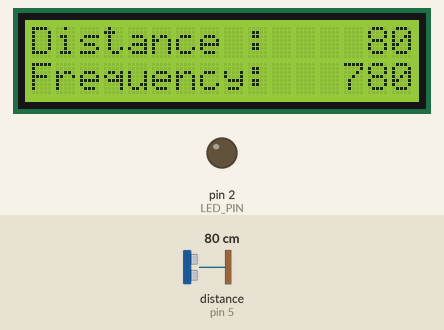
This program was run on a simulated Arduino Uno, built for the host (arithmetic inside an expression is 32-bit, double 64-bit). Parts: 16×2 character LCD, output pins drawn as LEDs (lit = HIGH). Dashed ring = blinking. The test bench sets the inputs (shaded band); at power-on: distance to the obstacle (sensor on pin 5) 80 cm. The echo pulse lasts 58.3 µs per cm.

Above: at 1.2 s.
1.3 s: distance to the obstacle (sensor on pin 5) set to 18 cm
At 1.69 s:
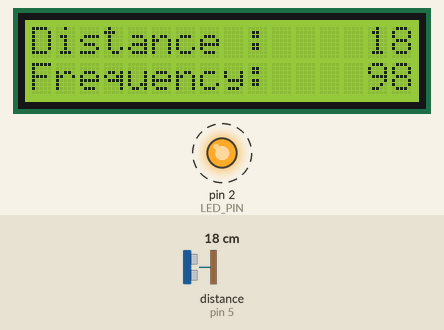
2.9 s: distance to the obstacle (sensor on pin 5) set to 2 cm
At 3.3 s:
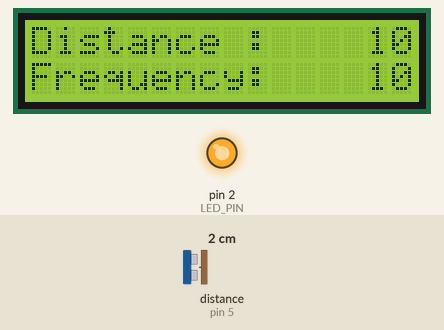
4.4 s: distance to the obstacle (sensor on pin 5) set to 35 cm
At 5.38 s:
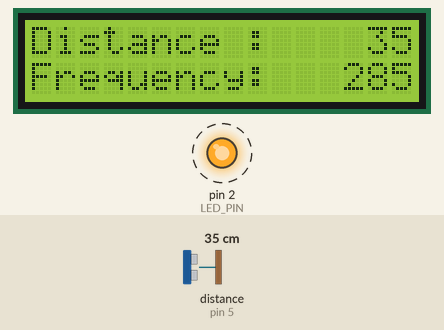
Timing chart, 0 to 11.9 s (numbered marks = the images above; inputs shaded):
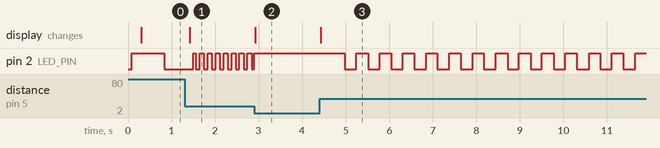

The program:

main.cpp
```cpp
#include <Arduino.h>
#include <HCSR04.h>
#include <LiquidCrystal_I2C.h>

const int LED_PIN = 2;
const int ECHO_PIN = 5;
const int TRIGGER_PIN = 6;

const int MAX_DIGITS = 6; // Max number of digits to display

LiquidCrystal_I2C lcd(0x3f, 16, 2);
UltraSonicDistanceSensor hc(TRIGGER_PIN, ECHO_PIN);

const int Buzzer_LED_Freq_Max = 1000; // ms
const int Buzzer_LED_Freq_Min = 10;   // ms
const int Update_Freq = 500;          // ms
const int Update_LCD = 200;           // ms
const int Dist_Max = 100;             // cm
const int Dist_Min = 10;              // cm
int Current_Dist = 0;                 // cm
int Current_Freq = 0;                 // ms

unsigned long Prev_Millis = 0; // ms timestamp of last loop iteration

int LCD_Timer = 0;     // time passed since last LCD update
int Freq_Timer = 0;    // time passed since last frequency update
int LED_Buz_Timer = 0; // time passed since last LED/Buzzer update

bool LED_Buz_On = false;

void setup()
{
  pinMode(LED_PIN, OUTPUT);
  digitalWrite(LED_PIN, LOW);
  Serial.begin(9600);
  lcd.begin();
  lcd.backlight();
  lcd.setCursor(0, 0);
  lcd.print("Distance :");
  lcd.setCursor(0, 1);
  lcd.print("Frequency:");
  Prev_Millis = millis();
}

float calcFreq(int cur_dist, int min_dist, int max_dist, int max_buz_freq, int min_buz_freq)
{
  return (((float)(cur_dist - min_dist) / (max_dist - min_dist)) * (max_buz_freq - min_buz_freq)) + min_buz_freq;
}

String floatToRightAlignedStr(float num)
{
  // first convert float to int
  // then convert int to string by using dtostrf
  int num_int = (int)num;
  char num_str[MAX_DIGITS];
  dtostrf(num_int, MAX_DIGITS, 0, num_str);
  return String(num_str);
}

void printLcd(float dist, float freq)
{
  lcd.setCursor(10, 0);
  lcd.print(floatToRightAlignedStr(dist));
  lcd.setCursor(10, 1);
  lcd.print(floatToRightAlignedStr(freq));
}

float decideRegulatedVal(float cur_val, float max_val, float min_val)
{
  if (cur_val > max_val)
  {
    return max_val;
  }
  else if (cur_val < min_val)
  {
    return min_val;
  }
  else
  {
    return cur_val;
  }
}

void loop()
{
  // Update current millis
  unsigned long curr_millis = millis();
  unsigned long time_passed = curr_millis - Prev_Millis;
  Prev_Millis = curr_millis;

  float raw_cur_dist = hc.measureDistanceCm();
  raw_cur_dist = raw_cur_dist < 0 ? Dist_Max : raw_cur_dist;
  float raw_cur_freq = calcFreq(raw_cur_dist, Dist_Min, Dist_Max, Buzzer_LED_Freq_Max, Buzzer_LED_Freq_Min);
  float cur_dist = decideRegulatedVal(raw_cur_dist, Dist_Max, Dist_Min);
  float cur_freq = decideRegulatedVal(raw_cur_freq, Buzzer_LED_Freq_Max, Buzzer_LED_Freq_Min);

  if (LCD_Timer >= Update_LCD) // update LCD
  {
    LCD_Timer %= Update_LCD;
    float display_dist = cur_dist;
    float display_freq = cur_freq;
    unsigned long before_lcd_print = millis();
    printLcd(display_dist, display_freq);
    curr_millis = millis();
    time_passed += millis() - before_lcd_print;
  }

  // advance timers
  LCD_Timer += time_passed;
  Freq_Timer += time_passed;
  LED_Buz_Timer += time_passed;

  if (Freq_Timer >= Update_Freq) // update distance and frequency values
  {
    Freq_Timer %= Update_Freq;
    Current_Dist = cur_dist;
    Current_Freq = cur_freq;
  }

  if (Current_Dist <= Dist_Min) // too close
  {
    digitalWrite(LED_PIN, HIGH);
  }
  else if (Current_Dist >= Dist_Max) // too far
  {
    digitalWrite(LED_PIN, LOW);
  }
  else if (LED_Buz_Timer >= Current_Freq) // if the timer has completed a cycle
  {
    LED_Buz_Timer %= Current_Freq;
    digitalWrite(LED_PIN, LED_Buz_On);
    LED_Buz_On = !LED_Buz_On;
  }
}
```

Measured:
- after the input at 1.3 s, the display: changes after 0.12 s (image 1)
- after the input at 2.9 s, pin 2 (LED_PIN): goes on until 2.9 s, then stays HIGH; the display: changes at once (image 2)
- after the input at 4.4 s, pin 2 (LED_PIN): alternates HIGH for 0.27 s and LOW for 0.27 s, starting after 0.58 s; the display: changes at once (image 3)
- by itself, pin 2 (LED_PIN): alternates HIGH for 0.10 s and LOW for 0.08 s
